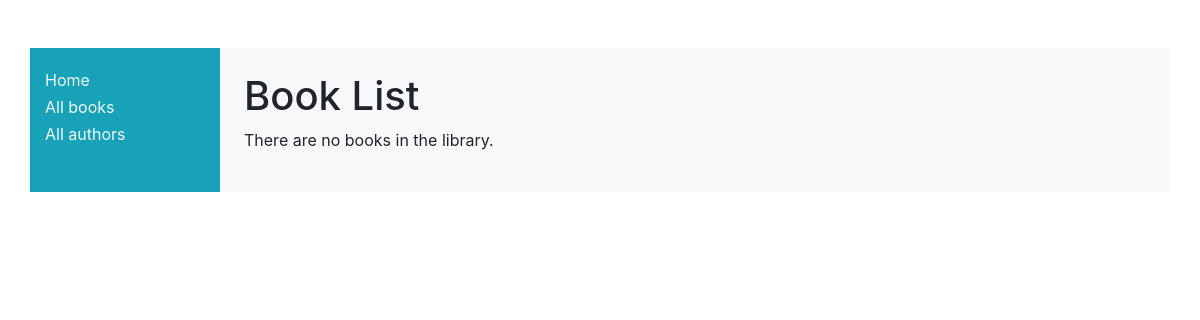
Before: /catalog/book/ with the older database file.
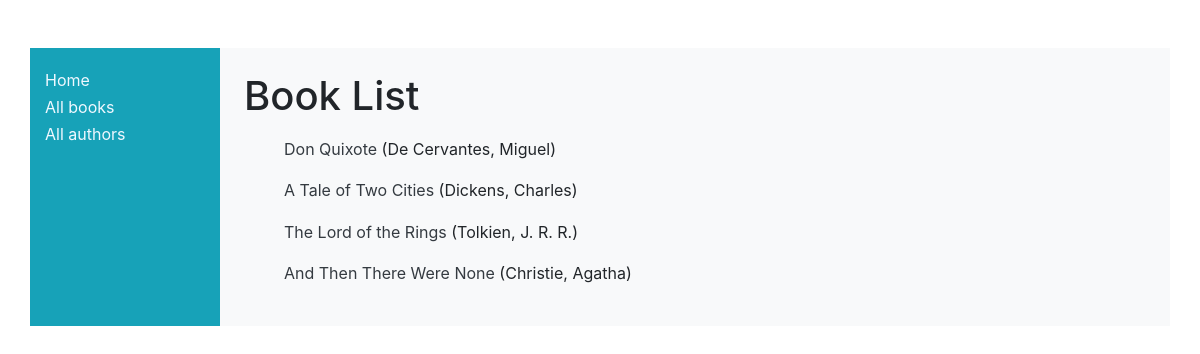
After: the same page with the newer database file.
### catalog/models.py (models this page shows, shortened)
class Book(models.Model):
    title = models.CharField(max_length=200)
    author = models.ForeignKey('Author', on_delete=models.SET_NULL, null=True)
    summary = models.TextField(max_length=1001, help_text='Enter a brief description of the book')
    genre = models.ManyToManyField(Genre, help_text='Select a genre for this book')
    language = models.ForeignKey('Language', on_delete=models.SET_NULL, null=True)
    def get_absolute_url(self):
        return reverse('book-detail', args=[str(self.id)])
    def display_genre(self):
        return ', '.join([ genre.name for genre in self.genre.all()[:3] ])
    display_genre.short_description = 'Genre'

class Author(models.Model):
    first_name = models.CharField(max_length=101)
    last_name = models.CharField(max_length=101)
    date_of_birth = models.DateField(null=True, blank=True)
    date_of_death = models.DateField('Died',null=True, blank=True)
    class Meta:
        ordering = ["last_name", "first_name"]
    def __str__(self):
        return f'{self.last_name}, {self.first_name}'

### catalog/views.py (the view)
# urls.py: path('book/', views.BookListView.as_view(), name='books'),
class BookListView(generic.ListView):
    model = Book
    def get_queryset(self):
        return Book.objects.all()
    def get_context_data(self, **kwargs):
        context = super(BookListView, self).get_context_data(**kwargs)
        context['user_data'] = 'Additional data through generic class based view - BookListView in catalog/views.py'
        return context

### catalog/templates/catalog/book_list.html
{% extends "base_generic.html" %}
{% block content %}
    <h1>Book List</h1>
    {% if book_list %}
    <ul>
        {% for book in book_list %}
        <li>
            <a class="text-dark" href="{{ book.get_absolute_url }}">{{ book.title }}</a>
            ({{ book.author }})
        </li>
        {% endfor %}
    </ul>
    {% else %}
        <p>There are no books in the library.</p>
    {% endif %}
{% endblock %}

### catalog/templates/base_generic.html (shortened to what this page needs)
<!DOCTYPE html>
<html lang="en">
<head>
    <link rel="stylesheet" href="https://stackpath.bootstrapcdn.com/bootstrap/4.1.1/css/bootstrap.min.css"
>
    {% load static %}
    <link rel="stylesheet" href="{% static 'css/styles.css' %}">
</head>
<body>
    <div class="container mt-5">
        <div class="row">
            <div class="col-sm-2 bg-info">
                {% block sidebar %}
                <ul class="sidebar-nav">
                    <li><a href="{% url 'index' %}">Home</a></li>
                    <li><a href="{% url 'books' %}">All books</a></li>
                    <li><a href="">All authors</a></li>
                </ul>
                {% endblock %}
            </div>
            <div class="col-sm-10 bg-light p-4">
                {% block content %}{% endblock %}
            </div>
        </div>
    </div>
</body>
</html>

### catalog/static/css/styles.css (style rules this page uses)
.sidebar-nav { margin-top: 20px; padding: 0px; list-style: none; }
li > a:link, li > a:visited { color: aliceblue; }
li { margin: 2% 0; list-style: none; }

Changed rows visible on the page:
added Book: title "Don Quixote", author "De Cervantes, Miguel"
added Book: title "A Tale of Two Cities", author "Dickens, Charles"
added Book: title "The Lord of the Rings", author "Tolkien, J. R. R."
added Book: title "And Then There Were None", author "Christie, Agatha"
Other visible differences:
text no longer shown: "There are no books in the library."
